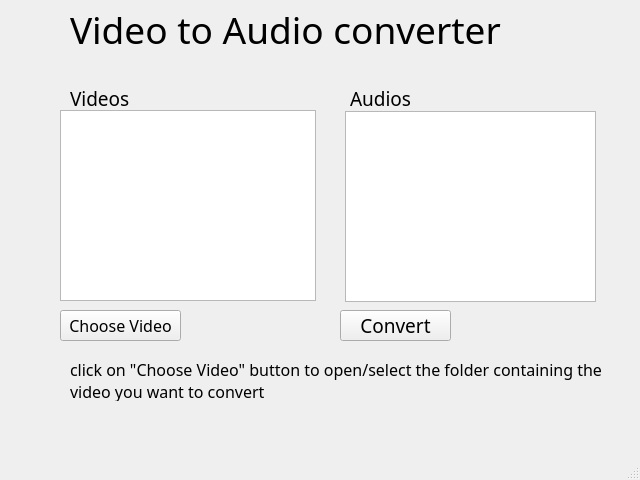
<?xml version="1.0" encoding="UTF-8"?>
<ui version="4.0">
 <class>MainWindow</class>
 <widget class="QMainWindow" name="MainWindow">
  <property name="geometry">
   <rect>
    <x>0</x>
    <y>0</y>
    <width>640</width>
    <height>480</height>
   </rect>
  </property>
  <property name="font">
   <font>
    <family>Sitka Text</family>
    <pointsize>12</pointsize>
   </font>
  </property>
  <property name="windowTitle">
   <string>Mp4 to Mp3 converter | Pollard</string>
  </property>
  <widget class="QWidget" name="centralwidget">
   <widget class="QLabel" name="label">
    <property name="font">
     <font>
      <pointsize>28</pointsize>
     </font>
    </property>
    <property name="geometry">
     <rect>
      <x>70</x>
      <y>-1</y>
      <width>471</width>
      <height>61</height>
     </rect>
    </property>
    <property name="text">
     <string>Video to Audio converter</string>
    </property>
   </widget>
   <widget class="QListWidget" name="listWidget">
    <property name="geometry">
     <rect>
      <x>345</x>
      <y>111</y>
      <width>251</width>
      <height>191</height>
     </rect>
    </property>
   </widget>
   <widget class="QLabel" name="notice">
    <property name="geometry">
     <rect>
      <x>70</x>
      <y>360</y>
      <width>541</width>
      <height>41</height>
     </rect>
    </property>
    <property name="font">
     <font>
      <pointsize>12</pointsize>
     </font>
    </property>
    <property name="text">
      <string>click on "Choose Video" button to open/select the folder containing the video you want to convert</string>
    </property>
    <property name="wordWrap">
     <bool>true</bool>
    </property>
   </widget>
   <widget class="QLabel" name="label_3">
    <property name="geometry">
     <rect>
      <x>70</x>
      <y>90</y>
      <width>91</width>
      <height>16</height>
     </rect>
    </property>
    <property name="font">
     <font>
      <pointsize>14</pointsize>
     </font>
    </property>
    <property name="text">
     <string>Videos</string>
    </property>
   </widget>
   <widget class="QLabel" name="label_4">
    <property name="geometry">
     <rect>
      <x>350</x>
      <y>90</y>
      <width>91</width>
      <height>16</height>
     </rect>
    </property>
    <property name="font">
     <font>
      <pointsize>14</pointsize>
     </font>
    </property>
    <property name="text">
     <string>Audios</string>
    </property>
   </widget>
   <widget class="QListWidget" name="listWidget_2">
    <property name="geometry">
     <rect>
      <x>60</x>
      <y>110</y>
      <width>256</width>
      <height>191</height>
     </rect>
    </property>
    <property name="acceptDrops">
     <bool>true</bool>
    </property>
   </widget>
   <widget class="QPushButton" name="convertAudio">
    <property name="geometry">
     <rect>
      <x>340</x>
      <y>310</y>
      <width>111</width>
      <height>31</height>
     </rect>
    </property>
    <property name="font">
     <font>
      <pointsize>14</pointsize>
     </font>
    </property>
    <property name="text">
     <string>Convert</string>
    </property>
    <property name="icon">
     <iconset theme="arrow"/>
    </property>
   </widget>
   <widget class="QPushButton" name="selectVideo">
    <property name="geometry">
     <rect>
      <x>60</x>
      <y>310</y>
      <width>121</width>
      <height>31</height>
     </rect>
    </property>
    <property name="font">
     <font>
      <pointsize>12</pointsize>
     </font>
    </property>
    <property name="acceptDrops">
     <bool>true</bool>
    </property>
    <property name="text">
     <string>Choose Video</string>
    </property>
   </widget>
  </widget>
  <widget class="QStatusBar" name="statusbar"/>
 </widget>
 <resources/>
 <connections/>
</ui>
